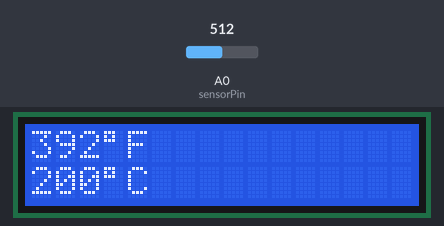
The sketch below on a simulated Arduino Uno, built with avr-gcc and run on an emulated ATmega328P. Shown: 16×2 character LCD. The test bench sets the inputs (shaded band); at power-on: A0 (sensorPin) = 512. What the sketch prints to the serial monitor is not drawn.

Above: at 1.2 s.
1.3 s: A0 (sensorPin) set to 132
At 4.4 s:
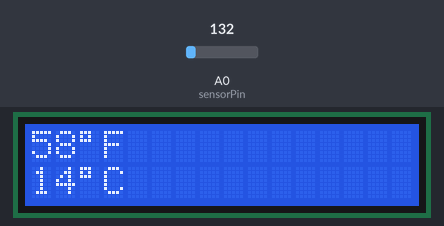
5.2 s: A0 (sensorPin) set to 111
At 6.9 s:
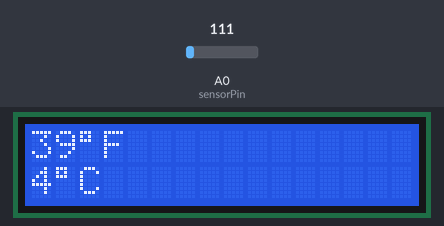
9.1 s: A0 (sensorPin) set to 122
At 13.0 s:
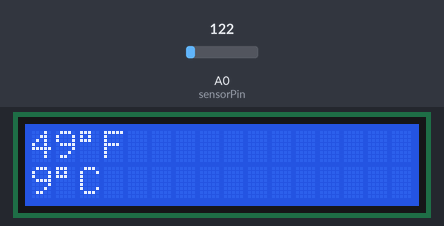
Timing chart, 0 to 14.5 s (numbered marks = the images above; inputs shaded):
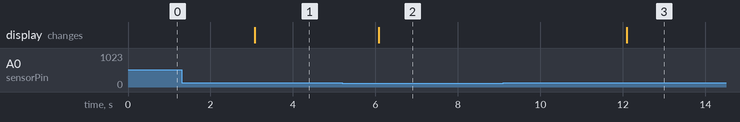

Measured:
- after the input at 1.3 s, the display: changes after 1.8 s (image 1)
- after the input at 5.2 s, the display: changes after 0.88 s (image 2)
- after the input at 9.1 s, the display: changes after 3.0 s (image 3)

The sketch:

temperature_display.ino
```cpp
/*
 * Temperature Display
 *
 * An indoor thermometer displaying temperature in farenheit
 * Borrowing code from Projects 3 and 11 in Arduino Projects Book
 *
 * Phillip Weirich
 * 30 April 2020
 *
 */

 #include <LiquidCrystal.h>  // import the LiquidCrystal library for interface with LCD display
 LiquidCrystal lcd(12, 11, 5, 4, 3, 2);  // set which Arduino pins will be communicating with the display

 const int sensorPin = A0;   // the analog pin the temperature sensor is connected to

 void setup() {
  Serial.begin(9600);       // open a serial port so I can track the analog input from my computer screen.

  lcd.begin(16, 2);         // sets the dimensions of the display
  pinMode(sensorPin, INPUT);  // sets the temperature sensor as an input
 }

void loop() {
  int sensorVal = analogRead(sensorPin); // Variable that stores the value of the sensor

  Serial.print("Sensor Value: ");  // These two lines print the value to the serial port
  Serial.print(sensorVal);

  // convert the ADC reading to voltage and print
  float voltage = (sensorVal/1024.0) * 5.0;
  Serial.print(", Volts: ");
  Serial.print(voltage);

  // convert voltage to temperature in degrees C
  float temperature = (voltage - 0.5) * 100;
//  Serial.print(", degrees C: ");
//  Serial.println(temperature);  // the "ln" part in the function name means add a new line *after* the value is printed
  int celciusToLCD = temperature; // convert celcius to integer so no decimals appear

  float farenheit = (temperature/5*9+32);
  Serial.print(", degrees F: ");
  Serial.println(farenheit);
  int farenheitToLCD = farenheit; // convert farenheit to integer so no decimals appear


  lcd.clear();
  lcd.setCursor(0, 0);
  lcd.print(farenheitToLCD);
  lcd.print((char)223);
  lcd.print("F");

  lcd.setCursor(0, 1);
  lcd.print(celciusToLCD);
  lcd.print((char)223);
  lcd.print("C");

  delay(3000);
}
```
